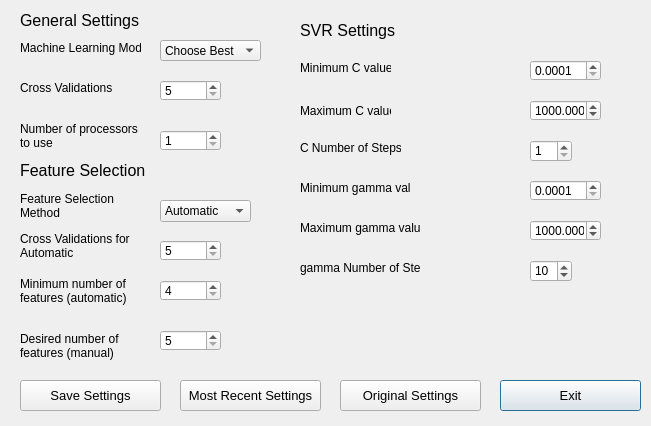
<?xml version="1.0" encoding="UTF-8"?>
<ui version="4.0">
 <class>Dialog</class>
 <widget class="QDialog" name="Dialog">
  <property name="geometry">
   <rect>
    <x>0</x>
    <y>0</y>
    <width>651</width>
    <height>426</height>
   </rect>
  </property>
  <property name="windowTitle">
   <string>Dialog</string>
  </property>
  <widget class="QSpinBox" name="min_number_of_features">
   <property name="geometry">
    <rect>
     <x>160</x>
     <y>280</y>
     <width>61</width>
     <height>21</height>
    </rect>
   </property>
   <property name="minimum">
    <number>4</number>
   </property>
   <property name="maximum">
    <number>9999</number>
   </property>
   <property name="singleStep">
    <number>5</number>
   </property>
  </widget>
  <widget class="QPushButton" name="ExitButton">
   <property name="geometry">
    <rect>
     <x>500</x>
     <y>380</y>
     <width>141</width>
     <height>31</height>
    </rect>
   </property>
   <property name="font">
    <font>
     <pointsize>10</pointsize>
    </font>
   </property>
   <property name="text">
    <string>Exit</string>
   </property>
  </widget>
  <widget class="QSpinBox" name="number_C_steps">
   <property name="geometry">
    <rect>
     <x>530</x>
     <y>140</y>
     <width>42</width>
     <height>22</height>
    </rect>
   </property>
   <property name="minimum">
    <number>1</number>
   </property>
  </widget>
  <widget class="QLabel" name="label_13">
   <property name="geometry">
    <rect>
     <x>20</x>
     <y>190</y>
     <width>121</width>
     <height>31</height>
    </rect>
   </property>
   <property name="text">
    <string>Feature Selection Method</string>
   </property>
   <property name="wordWrap">
    <bool>true</bool>
   </property>
  </widget>
  <widget class="QSpinBox" name="num_cross_validations">
   <property name="geometry">
    <rect>
     <x>160</x>
     <y>80</y>
     <width>61</width>
     <height>21</height>
    </rect>
   </property>
   <property name="minimum">
    <number>5</number>
   </property>
   <property name="maximum">
    <number>10</number>
   </property>
   <property name="value">
    <number>5</number>
   </property>
  </widget>
  <widget class="QLabel" name="label_23">
   <property name="geometry">
    <rect>
     <x>300</x>
     <y>260</y>
     <width>121</width>
     <height>16</height>
    </rect>
   </property>
   <property name="text">
    <string>gamma Number of Steps</string>
   </property>
  </widget>
  <widget class="QLabel" name="label_14">
   <property name="geometry">
    <rect>
     <x>20</x>
     <y>270</y>
     <width>121</width>
     <height>41</height>
    </rect>
   </property>
   <property name="text">
    <string>Minimum number of features (automatic)</string>
   </property>
   <property name="wordWrap">
    <bool>true</bool>
   </property>
  </widget>
  <widget class="QPushButton" name="SaveButton">
   <property name="geometry">
    <rect>
     <x>20</x>
     <y>380</y>
     <width>141</width>
     <height>31</height>
    </rect>
   </property>
   <property name="font">
    <font>
     <pointsize>10</pointsize>
    </font>
   </property>
   <property name="text">
    <string>Save Settings</string>
   </property>
  </widget>
  <widget class="QLabel" name="label_19">
   <property name="geometry">
    <rect>
     <x>300</x>
     <y>100</y>
     <width>91</width>
     <height>21</height>
    </rect>
   </property>
   <property name="text">
    <string>Maximum C value</string>
   </property>
  </widget>
  <widget class="QLabel" name="label_21">
   <property name="geometry">
    <rect>
     <x>300</x>
     <y>220</y>
     <width>121</width>
     <height>16</height>
    </rect>
   </property>
   <property name="text">
    <string>Maximum gamma value</string>
   </property>
  </widget>
  <widget class="QPushButton" name="RestoreLastSaveButton">
   <property name="geometry">
    <rect>
     <x>180</x>
     <y>380</y>
     <width>141</width>
     <height>31</height>
    </rect>
   </property>
   <property name="font">
    <font>
     <pointsize>10</pointsize>
    </font>
   </property>
   <property name="text">
    <string>Most Recent Settings</string>
   </property>
  </widget>
  <widget class="QSpinBox" name="number_gamma_steps">
   <property name="geometry">
    <rect>
     <x>530</x>
     <y>260</y>
     <width>42</width>
     <height>22</height>
    </rect>
   </property>
   <property name="minimum">
    <number>1</number>
   </property>
   <property name="maximum">
    <number>99</number>
   </property>
   <property name="value">
    <number>10</number>
   </property>
  </widget>
  <widget class="QComboBox" name="feature_selection_option">
   <property name="geometry">
    <rect>
     <x>160</x>
     <y>200</y>
     <width>91</width>
     <height>22</height>
    </rect>
   </property>
   <item>
    <property name="text">
     <string>Automatic</string>
    </property>
   </item>
   <item>
    <property name="text">
     <string>None</string>
    </property>
   </item>
   <item>
    <property name="text">
     <string>Manual</string>
    </property>
   </item>
  </widget>
  <widget class="QPushButton" name="ResetDefaultButton">
   <property name="geometry">
    <rect>
     <x>340</x>
     <y>380</y>
     <width>141</width>
     <height>31</height>
    </rect>
   </property>
   <property name="font">
    <font>
     <pointsize>10</pointsize>
    </font>
   </property>
   <property name="text">
    <string>Original Settings</string>
   </property>
  </widget>
  <widget class="QLabel" name="label">
   <property name="geometry">
    <rect>
     <x>20</x>
     <y>10</y>
     <width>131</width>
     <height>21</height>
    </rect>
   </property>
   <property name="font">
    <font>
     <pointsize>12</pointsize>
    </font>
   </property>
   <property name="text">
    <string>General Settings</string>
   </property>
  </widget>
  <widget class="QLabel" name="label_17">
   <property name="geometry">
    <rect>
     <x>300</x>
     <y>20</y>
     <width>171</width>
     <height>21</height>
    </rect>
   </property>
   <property name="font">
    <font>
     <pointsize>12</pointsize>
    </font>
   </property>
   <property name="text">
    <string>SVR Settings</string>
   </property>
  </widget>
  <widget class="QDoubleSpinBox" name="max_C_value">
   <property name="geometry">
    <rect>
     <x>530</x>
     <y>100</y>
     <width>71</width>
     <height>21</height>
    </rect>
   </property>
   <property name="decimals">
    <number>4</number>
   </property>
   <property name="minimum">
    <double>0.000100000000000</double>
   </property>
   <property name="maximum">
    <double>99999.000000000000000</double>
   </property>
   <property name="singleStep">
    <double>0.010000000000000</double>
   </property>
   <property name="value">
    <double>1000.000000000000000</double>
   </property>
  </widget>
  <widget class="QComboBox" name="machine_learning_model">
   <property name="geometry">
    <rect>
     <x>160</x>
     <y>40</y>
     <width>101</width>
     <height>21</height>
    </rect>
   </property>
   <item>
    <property name="text">
     <string>Choose Best</string>
    </property>
   </item>
   <item>
    <property name="text">
     <string>MLR</string>
    </property>
   </item>
   <item>
    <property name="text">
     <string>Random Forest</string>
    </property>
   </item>
   <item>
    <property name="text">
     <string>SVR</string>
    </property>
   </item>
  </widget>
  <widget class="QLabel" name="label_20">
   <property name="geometry">
    <rect>
     <x>300</x>
     <y>140</y>
     <width>101</width>
     <height>16</height>
    </rect>
   </property>
   <property name="text">
    <string>C Number of Steps</string>
   </property>
  </widget>
  <widget class="QLabel" name="label_4">
   <property name="geometry">
    <rect>
     <x>20</x>
     <y>40</y>
     <width>121</width>
     <height>16</height>
    </rect>
   </property>
   <property name="text">
    <string>Machine Learning Model</string>
   </property>
  </widget>
  <widget class="QLabel" name="label_22">
   <property name="geometry">
    <rect>
     <x>300</x>
     <y>180</y>
     <width>111</width>
     <height>16</height>
    </rect>
   </property>
   <property name="text">
    <string>Minimum gamma value</string>
   </property>
  </widget>
  <widget class="QDoubleSpinBox" name="max_gamma_value">
   <property name="geometry">
    <rect>
     <x>530</x>
     <y>220</y>
     <width>71</width>
     <height>21</height>
    </rect>
   </property>
   <property name="decimals">
    <number>4</number>
   </property>
   <property name="minimum">
    <double>0.000100000000000</double>
   </property>
   <property name="maximum">
    <double>99999.000000000000000</double>
   </property>
   <property name="singleStep">
    <double>0.010000000000000</double>
   </property>
   <property name="value">
    <double>1000.000000000000000</double>
   </property>
  </widget>
  <widget class="QLabel" name="label_18">
   <property name="geometry">
    <rect>
     <x>300</x>
     <y>60</y>
     <width>91</width>
     <height>16</height>
    </rect>
   </property>
   <property name="text">
    <string>Minimum C value</string>
   </property>
  </widget>
  <widget class="QDoubleSpinBox" name="min_gamma_value">
   <property name="geometry">
    <rect>
     <x>530</x>
     <y>180</y>
     <width>71</width>
     <height>21</height>
    </rect>
   </property>
   <property name="decimals">
    <number>4</number>
   </property>
   <property name="minimum">
    <double>0.000100000000000</double>
   </property>
   <property name="maximum">
    <double>99999.000000000000000</double>
   </property>
   <property name="singleStep">
    <double>0.010000000000000</double>
   </property>
  </widget>
  <widget class="QLabel" name="label_5">
   <property name="geometry">
    <rect>
     <x>20</x>
     <y>80</y>
     <width>121</width>
     <height>16</height>
    </rect>
   </property>
   <property name="text">
    <string>Cross Validations</string>
   </property>
  </widget>
  <widget class="QDoubleSpinBox" name="min_C_value">
   <property name="geometry">
    <rect>
     <x>530</x>
     <y>60</y>
     <width>71</width>
     <height>21</height>
    </rect>
   </property>
   <property name="decimals">
    <number>4</number>
   </property>
   <property name="minimum">
    <double>0.000100000000000</double>
   </property>
   <property name="maximum">
    <double>99999.000000000000000</double>
   </property>
   <property name="singleStep">
    <double>0.010000000000000</double>
   </property>
  </widget>
  <widget class="QLabel" name="label_24">
   <property name="geometry">
    <rect>
     <x>20</x>
     <y>120</y>
     <width>121</width>
     <height>31</height>
    </rect>
   </property>
   <property name="text">
    <string>Number of processors to use</string>
   </property>
   <property name="wordWrap">
    <bool>true</bool>
   </property>
  </widget>
  <widget class="QSpinBox" name="processors_to_use">
   <property name="geometry">
    <rect>
     <x>160</x>
     <y>130</y>
     <width>61</width>
     <height>21</height>
    </rect>
   </property>
   <property name="minimum">
    <number>1</number>
   </property>
   <property name="maximum">
    <number>8</number>
   </property>
   <property name="value">
    <number>1</number>
   </property>
  </widget>
  <widget class="QSpinBox" name="number_of_target_features_manual">
   <property name="geometry">
    <rect>
     <x>160</x>
     <y>330</y>
     <width>61</width>
     <height>21</height>
    </rect>
   </property>
   <property name="minimum">
    <number>5</number>
   </property>
   <property name="maximum">
    <number>9999</number>
   </property>
   <property name="singleStep">
    <number>5</number>
   </property>
  </widget>
  <widget class="QLabel" name="label_25">
   <property name="geometry">
    <rect>
     <x>20</x>
     <y>330</y>
     <width>121</width>
     <height>31</height>
    </rect>
   </property>
   <property name="text">
    <string>Desired number of features (manual)</string>
   </property>
   <property name="wordWrap">
    <bool>true</bool>
   </property>
  </widget>
  <widget class="QLabel" name="label_29">
   <property name="geometry">
    <rect>
     <x>20</x>
     <y>160</y>
     <width>131</width>
     <height>21</height>
    </rect>
   </property>
   <property name="font">
    <font>
     <pointsize>12</pointsize>
    </font>
   </property>
   <property name="text">
    <string>Feature Selection</string>
   </property>
  </widget>
  <widget class="QLabel" name="label_30">
   <property name="geometry">
    <rect>
     <x>20</x>
     <y>230</y>
     <width>121</width>
     <height>31</height>
    </rect>
   </property>
   <property name="text">
    <string>Cross Validations for Automatic </string>
   </property>
   <property name="wordWrap">
    <bool>true</bool>
   </property>
  </widget>
  <widget class="QSpinBox" name="auto_cross_validations">
   <property name="geometry">
    <rect>
     <x>160</x>
     <y>240</y>
     <width>61</width>
     <height>21</height>
    </rect>
   </property>
   <property name="minimum">
    <number>5</number>
   </property>
   <property name="maximum">
    <number>10</number>
   </property>
   <property name="value">
    <number>5</number>
   </property>
  </widget>
 </widget>
 <resources/>
 <connections/>
</ui>
